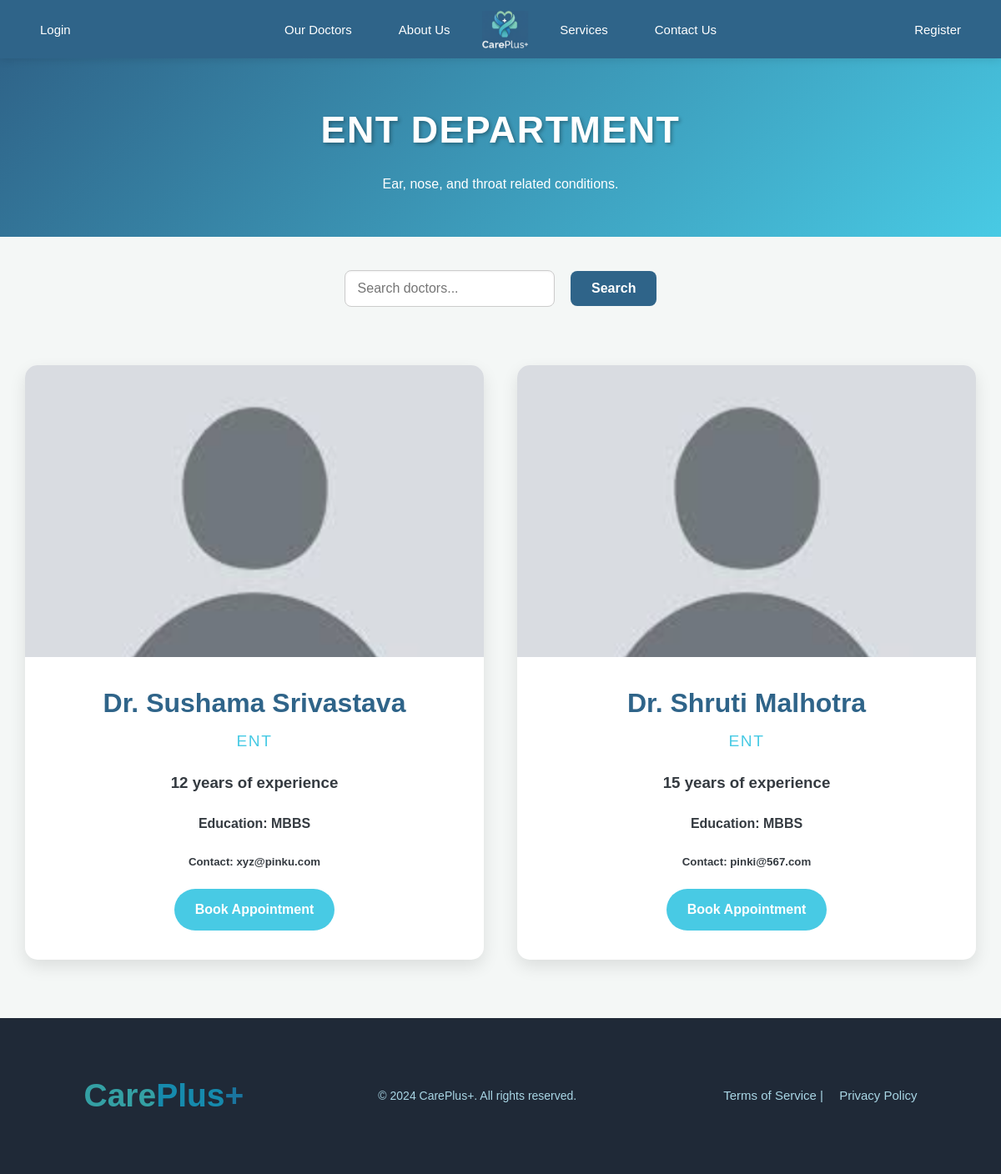
Page /department/9 on the committed database.
### app/models.py (models this page shows)
class specialization(db.Model):
    id = db.Column(db.Integer, primary_key=True)
    name = db.Column(db.String(150), unique=True, nullable=False)
    about = db.Column(db.Text, nullable=False)
    doctors = db.relationship('Doctor', backref='specialization', cascade='all, delete-orphan')

class Doctor(UserMixin, db.Model):
    id = db.Column(db.Integer, primary_key=True)
    name = db.Column(db.String(150), nullable=False)
    specialization_id = db.Column(db.Integer, db.ForeignKey('specialization.id', ondelete='CASCADE'), nullable=False)
    email = db.Column(db.String(150), unique=True, nullable=False)
    username = db.Column(db.String(150), unique=True, nullable=False)
    password = db.Column(db.String(150), nullable=False)
    experience = db.Column(db.Integer, nullable=False)
    added_on = db.Column(db.DateTime, default=datetime.utcnow)
    education = db.Column(db.String(250))
    blacklisted = db.Column(db.Boolean, default=False)
    slots = db.relationship('DoctorSlot', backref='doctor', cascade='all, delete-orphan', passive_deletes=True)
    appointments = db.relationship('Appointment', backref='doctor', cascade='all, delete-orphan', passive_deletes=True)

### app/routes.py (the view)
    @app.route('/department/<int:specialization_id>')
    def department(specialization_id):
        spec = specialization.query.get_or_404(specialization_id)
        doctors = Doctor.query.filter_by(specialization_id=specialization_id, blacklisted=False).all()
        return render_template('department.html', spec=spec, doctors=doctors)

### templates/department.html (shortened to what this page needs)
{% extends "base.html" %}
{% block content %}
<div class="topic">
    <h1>{{ spec.name }} Department</h1>
    <p>{{ spec.about }}</p>
</div>
<form method="get" action="{{ url_for('our_doctors') }}" class="search-form">
    <input type="text" name="search" placeholder="Search doctors...">
    <button type="submit">Search</button>
</form>
<div class="doctors-grid">
  {% for doctor in doctors %}
    <div class="doctor-card">
        <div class="profile-photo-wrapper">
            <img src="{{ url_for('static', filename='images/default.png') }}">
        </div>
        <div class="doctor-info">
            <h2 class="doctor-name">{{ doctor.name }}</h2>
            <h3 class="doctor-specialty">{{ doctor.specialization.name }}</h3>
            <h3 class="doctor-experience">{{ doctor.experience }} years of experience</h3>
            <h4 class="doctor-education">Education: {{ doctor.education }}</h4>
            <h5 class="doctor-email">Contact: {{ doctor.email }}</h5>
            <a href="{{ url_for('show_book_appointment', doctor_id=doctor.id) }}" class="btn-view-profile">
                Book Appointment
            </a>
        </div>
    </div>
  {% endfor %}
</div>
{% endblock %}

### static/css/style.css (style rules this page uses)
body { font-family: 'Montserrat', sans-serif; margin: 0; padding: 0; background-color: #f4f7f6; color: #343a40; line-height: 1.6; }
.topic { background: linear-gradient(135deg, #2f6489 0%, #48cae4 100%); padding: 50px 0 35px 0; text-align: center; color: #ffffff; position: relative; overflow: hidden; }
.topic h1 { font-size: 2.8em; color: #ffffff; margin: 0 0 8px 0; font-weight: 900; letter-spacing: 1.5px; text-transform: uppercase; text-shadow: 2px 2px 4px rgba(0, 0, 0, 0.3); }
.doctors-grid { display: grid; grid-template-columns: repeat(auto-fit, minmax(350px, 1fr)); gap: 40px; max-width: 1300px; margin: 70px auto; padding: 0 30px; }
.doctor-card { background-color: #ffffff; border-radius: 15px; overflow: hidden; box-shadow: 0 8px 20px rgba(0, 0, 0, 0.1); transition: transform 0.4s ease, box-shadow 0.4s ease; text-align: center; }
.profile-photo-wrapper { width: 100%; height: 350px; overflow: hidden; }
.profile-photo-wrapper img { width: 100%; height: 100%; object-fit: cover; transition: transform 0.6s ease; }
.doctor-info { padding: 30px 25px 35px 25px; }
.doctor-name { font-size: 2em; font-weight: 700; color: #2f6489; margin: 0 0 5px 0; }
.doctor-specialty { font-size: 1.2em; font-weight: 500; color: #48cae4; margin: 0 0 15px 0; text-transform: uppercase; letter-spacing: 1.5px; }
.search-form { text-align: center; margin: 40px 0; padding: 0 20px; }
.search-form input[type="text"], .search-form select { padding: 12px 15px; width: 220px; max-width: 90%; border: 1px solid #ccc; border-radius: 8px; margin-right: 15px; font-size: 1rem; box-shadow: inset 0 1px 3px rgba(0, 0, 0, 0.05); transition: border-color 0.3s; }
.search-form button { padding: 12px 25px; border: none; background-color: #2f6489; color: #fff; border-radius: 8px; cursor: pointer; font-size: 1rem; font-weight: 600; transition: background-color 0.3s, transform 0.2s; }
.btn-view-profile { display: inline-block; padding: 12px 25px; background-color: #48cae4; color: #ffffff; text-decoration: none; border-radius: 50px; font-weight: 600; transition: background-color 0.3s ease, transform 0.2s ease; }

### rows in the picture
specialization: name "ENT", about "Ear, nose, and throat related conditions."
Doctor: name "Dr. Sushama Srivastava", specialization.name "ENT", experience "12", education "MBBS", email "xyz@pinku.com"
Doctor: name "Dr. Shruti Malhotra", specialization.name "ENT", experience "15", education "MBBS", email "pinki@567.com"
